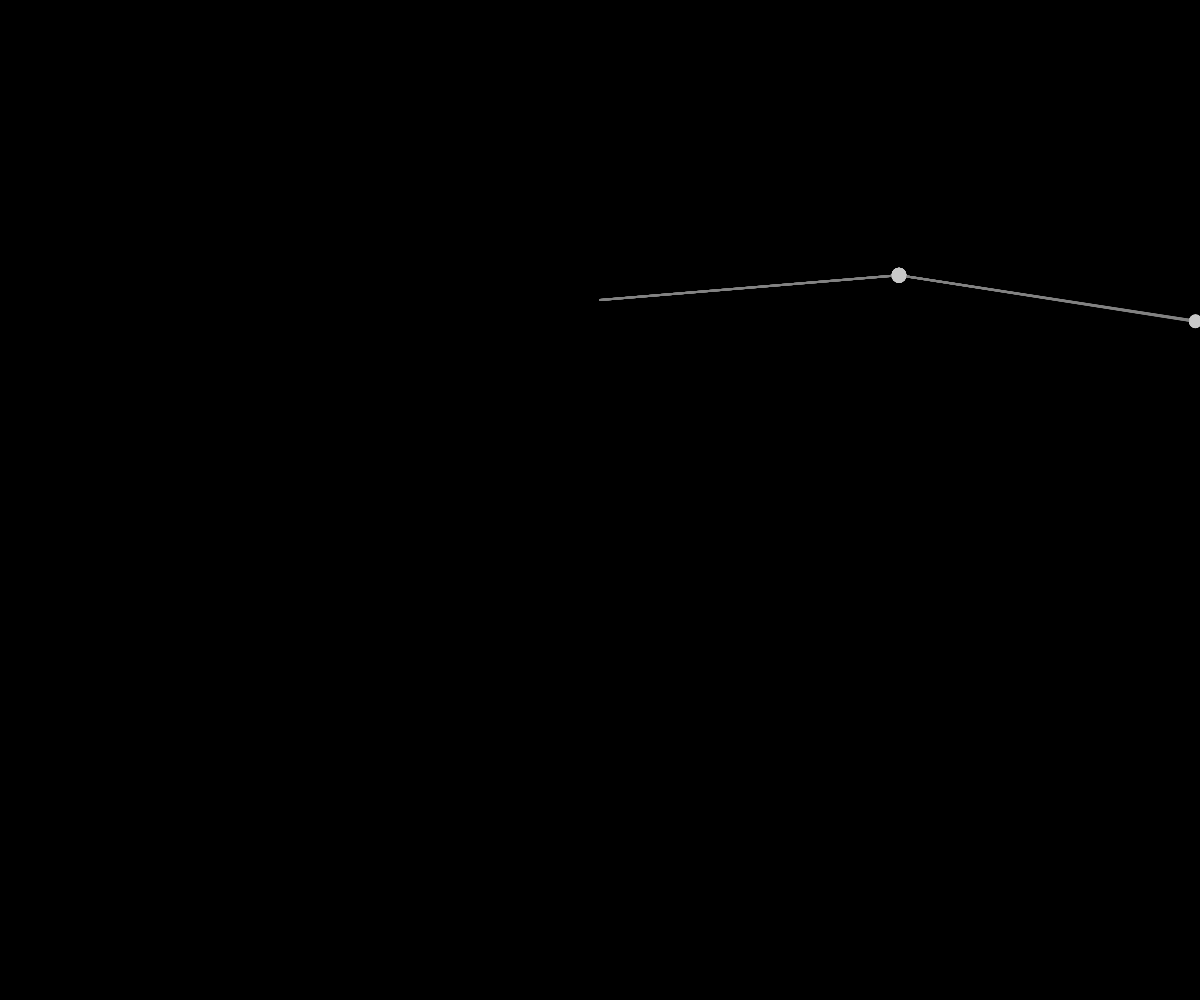
Frame 1 (no input)
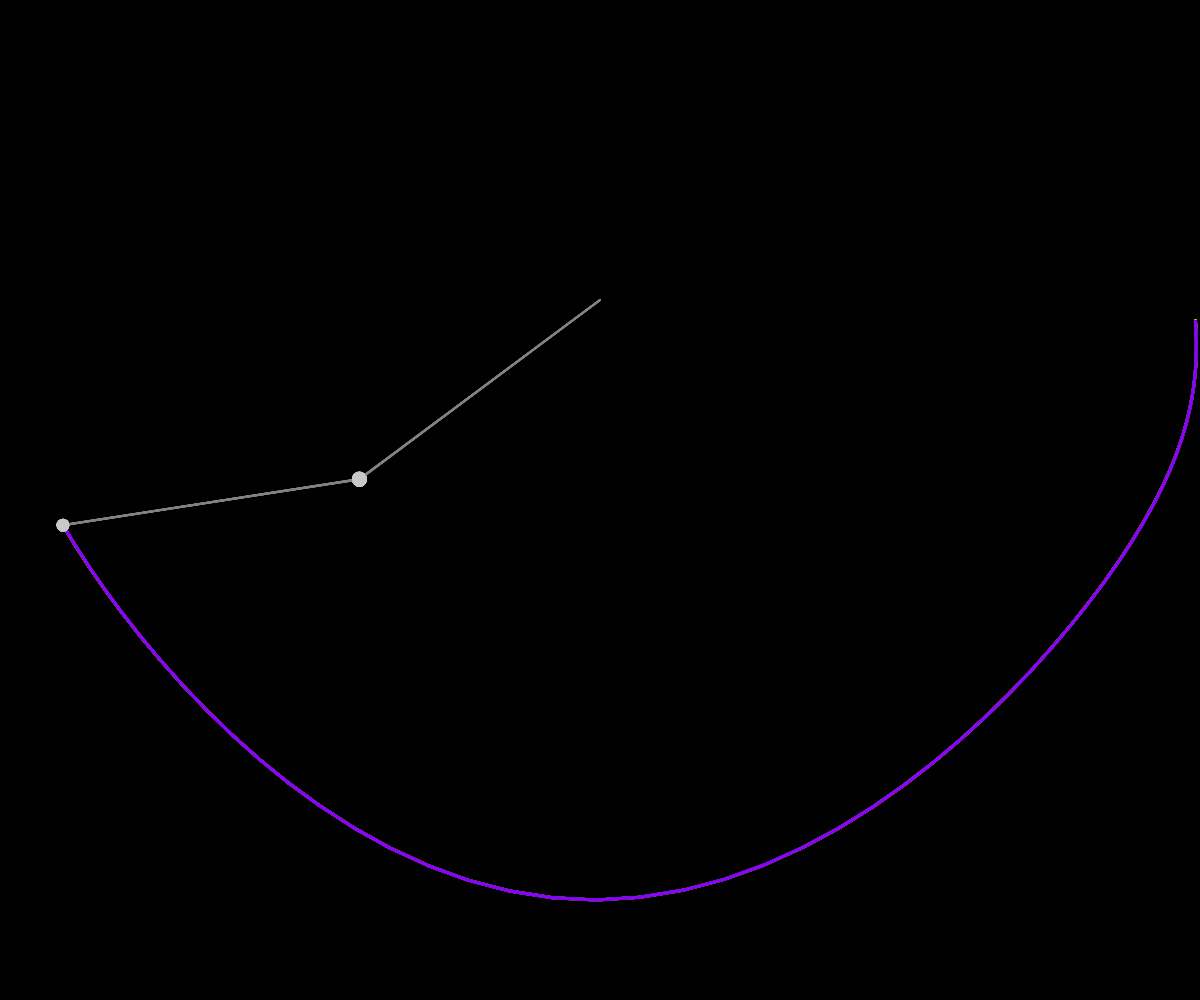
Frame 60 (no input)
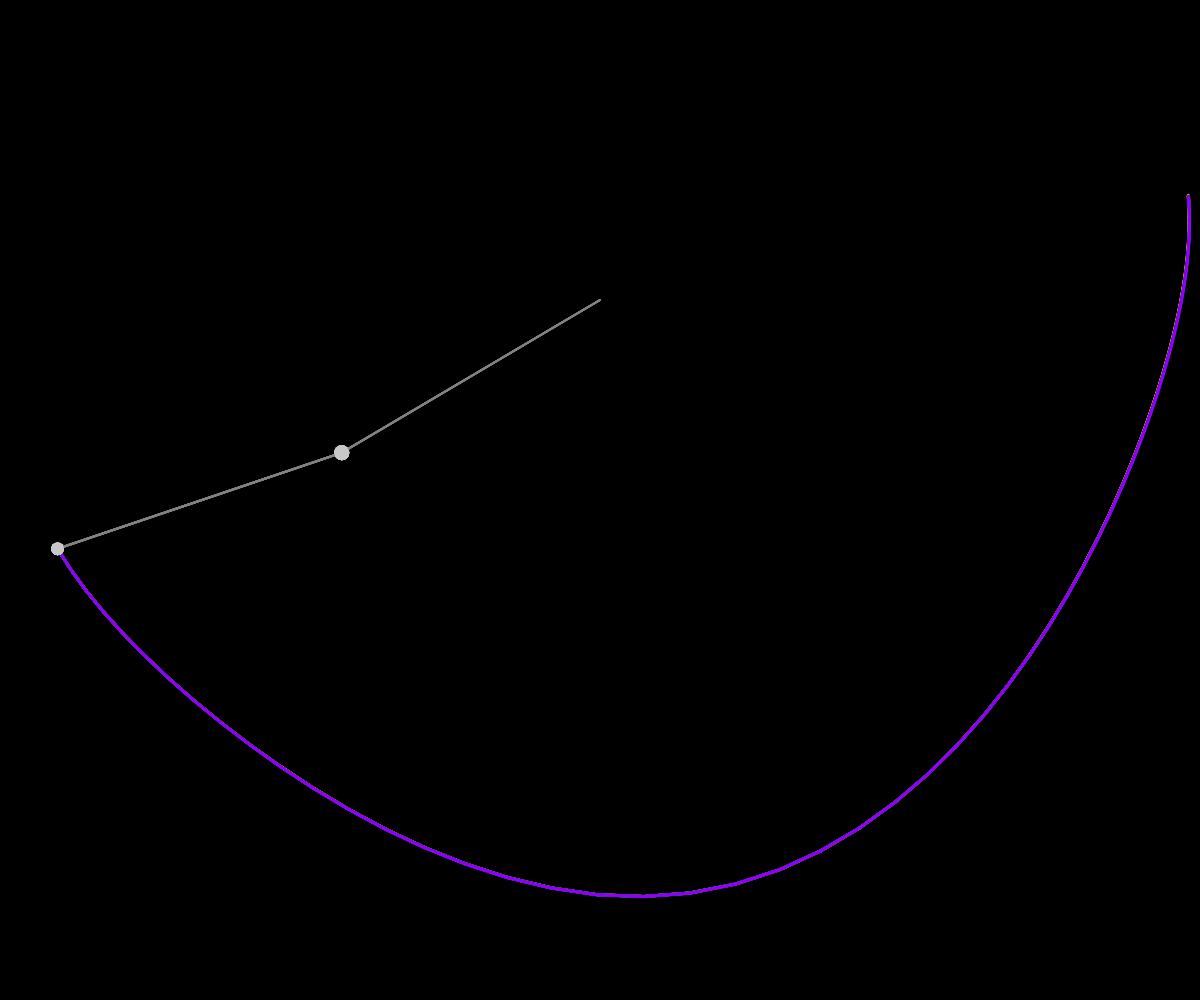
Frame 120 (the mouse pressed at the canvas centre since frame 60)

The p5.js sketch that drew these frames (run headless with seeded random() and noise() and a simulated clock; from frame 60 on, the mouse is pressed at the canvas centre):

// p5.js sketch
// ── sketch.js
var pendulums = [],
  traces = [];
var bg = 0;
var numP = 7;
var colors;
var rand = 1;

function Line(x, y) {

  this.x = x;
  this.y = y;
  this.history = [createVector(this.x, this.y)];
  this.history.push(createVector(this.x, this.y));
  this.update = function(x, y) {


    this.x = x;
    this.y = y;
    this.history.push(createVector(this.x, this.y));
    if (this.history.length > 100) this.history.shift();
  }


  this.show = function(col) {
    for (let i = 0; i < this.history.length - 1; i++) {
      // line(i.x, i.y, (i+1).x, (i+1).y);
      stroke(col);
      strokeWeight(3);
      line(this.history[i].x, this.history[i].y, this.history[i + 1].x, this.history[i + 1].y);
      stroke(0);
      strokeWeight(1);

    }
  }

  this.clear = function() {
    this.history = [];
  }

}

function Pendulum(x = 0) {
  this.a1 = PI / 1.9;
  this.a2 = PI / (rand + x);
  this.a1_v = 0;
  this.a2_v = 0;

  this.r1 = height * 0.3;
  this.r2 = this.r1;

  this.m1 = 30 / 2;
  this.m2 = (25.5 + x) / 2;

  this.x1 = this.r1 * sin(this.a1);
  this.y1 = this.r1 * cos(this.a1);

  this.x2 = this.x1 + this.r2 * sin(this.a2);
  this.y2 = this.y1 + this.r2 * cos(this.a2);



  this.update = function() {

    let num1 = -g * (2 * this.m1 + this.m2) * sin(this.a1);
    let num2 = -this.m2 * g * sin(this.a1 - 2 * this.a2);
    let num3 = -2 * sin(this.a1 - this.a2) * this.m2;
    let num4 = this.a2_v * this.a2_v * this.r2 + this.a1_v * this.a1_v * this.r1 * cos(this.a1 - this.a2);
    let den = this.r1 * (2 * this.m1 + this.m2 - this.m2 * cos(2 * this.a1 - 2 * this.a2));
    this.a1_a = (num1 + num2 + num3 * num4) / den;

    num1 = 2 * sin(this.a1 - this.a2);
    num2 = this.a1_v * this.a1_v * this.r1 * (this.m1 + this.m2);
    num3 = g * (this.m1 + this.m2) * cos(this.a1);
    num4 = this.a2_v * this.a2_v * this.r2 * this.m2 * cos(this.a1 - this.a2);
    den = this.r2 * (2 * this.m1 + this.m2 - this.m2 * cos(2 * this.a1 - 2 * this.a2));
    this.a2_a = (num1 * (num2 + num3 + num4)) / den;



    this.x1 = this.r1 * sin(this.a1);
    this.y1 = this.r1 * cos(this.a1);

    this.x2 = this.x1 + this.r2 * sin(this.a2);
    this.y2 = this.y1 + this.r2 * cos(this.a2);
    this.a1_v += this.a1_a;
    this.a2_v += this.a2_a;
    this.a1 += this.a1_v;
    this.a2 += this.a2_v;
    
    //in case of zoom zoom? needs a LOT of tweaking
    if (this.a1_v >= 0.3) this.a1_v *= 0.3;
    if (this.a2_v >= 0.3) this.a2_v *= 0.3;
    if (this.a1_v >= 0.5) this.a1_v = 0.3;
    if (this.a2_v >= 0.5) this.a2_v = 0.3;
  }



  this.show = function() {
    stroke(130);
    strokeWeight(2);
    line(0, 0, this.x1, this.y1);
    line(this.x1, this.y1, this.x2, this.y2);
    fill(200);
    noStroke();
    ellipse(this.x1, this.y1, this.m1);
    ellipse(this.x2, this.y2, this.m2);
  }
  this.clear = function() {
    this.a1 = PI / 1.9;
    this.a2 = PI / (rand + x);
    this.a1_v = 0;
    this.a2_v = 0;
  }
}

function setup() {
  colors = [color(255, 0, 0), color(255, 127, 0), color(255, 255, 0), color(0, 255, 0), color(0, 0, 255), color(75, 0, 130), color(143, 0, 255)];
  rand = random(1.5, 2.5);
  createCanvas(windowWidth, windowHeight);

  g = 1; //scaling g down just because "meters" is so big and screen is pretty smol


  for (let i = 0; i < numP; i++) {
    pendulums[i] = new Pendulum(i * 0.001);
    traces[i] = new Line(pendulums[i].x2, pendulums[i].y2);
  }


}

function draw() {

  background(bg);
  translate(width / 2, height * 0.3);
  fill(150);
  for (let i = 0; i < numP; i++) {
    pendulums[i].update();
    traces[i].update(pendulums[i].x2, pendulums[i].y2);


  }

  for (let i = 0; i < numP; i++)
    traces[i].show(colors[i]);
  for (let i = 0; i < numP; i++)
    pendulums[i].show();







}

function mousePressed() {
  clear();
  rand = random(1.5, 2.5);  
  for (let i = 0; i < numP; i++) {
    pendulums[i].clear();
    traces[i].clear();
  }
}
